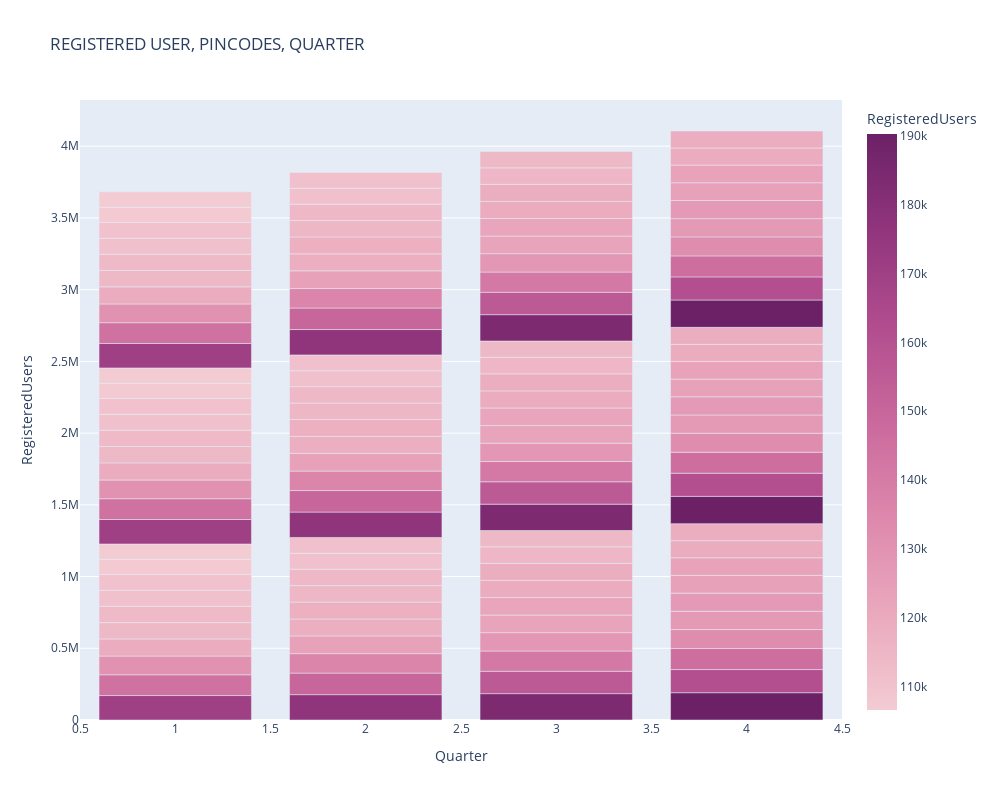

The notebook cell this image was saved under:
### Code cell
top_user_plot_2(Top_user_Y, "West Bengal")
